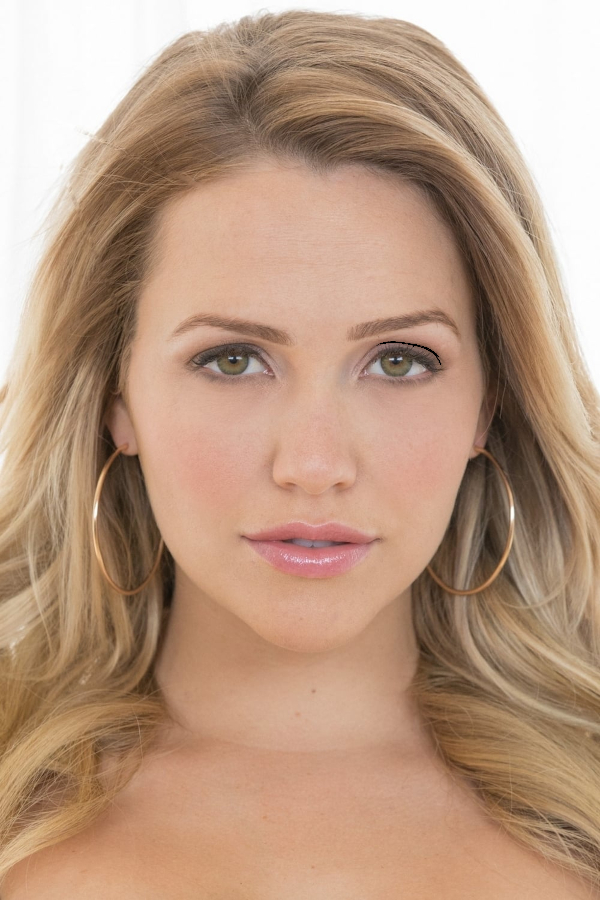
#> input picture project2/images/face01_o.jpeg, 600 x 900 px
$ jupyter execute handy_functions.ipynb
#> lines starting #> are read from the running program, lines starting #| are printed output that depends on the picture
[cell 1]
import cv2
import matplotlib.pyplot as plt

[cell 2]
img = cv2.cvtColor(cv2.imread('project2/images/face01_o.jpeg'), cv2.COLOR_BGR2RGB)
plt.imshow(img)

[cell 3]
# Zero Padding
padded = cv2.copyMakeBorder(img, 100, 100, 100, 100, cv2.BORDER_CONSTANT)
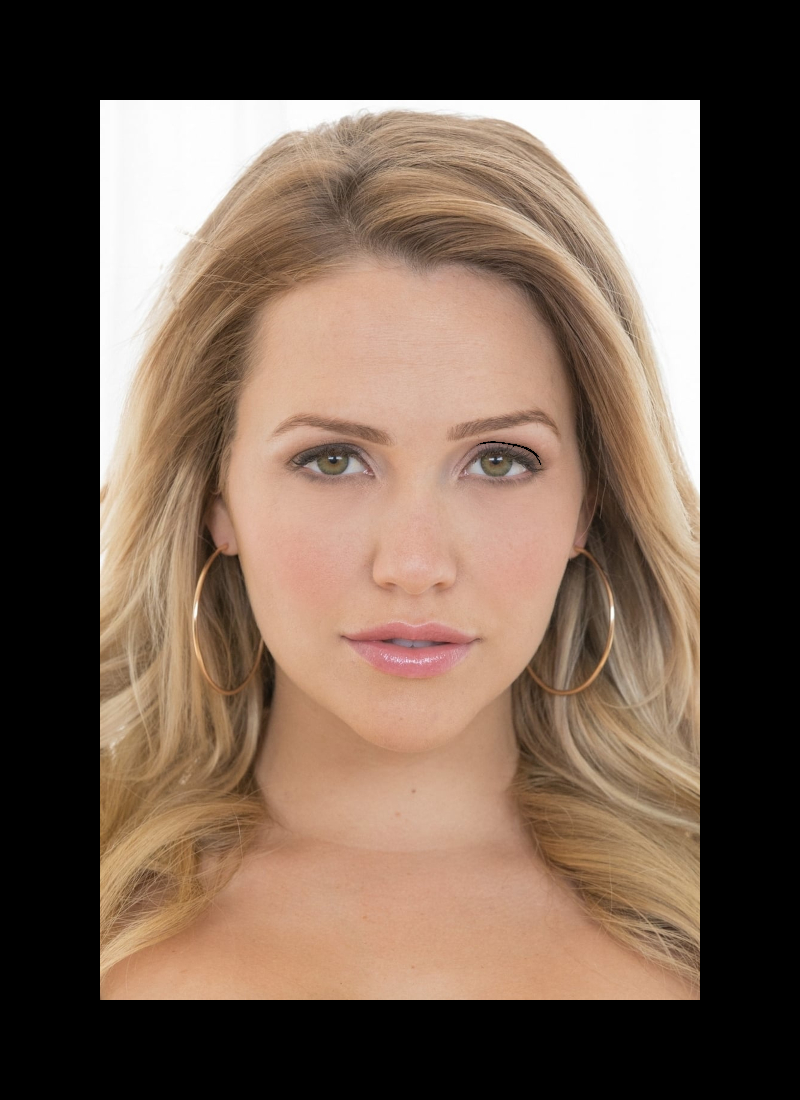
#> padded: shape (1100, 800, 3); mean R, G, B 113.5, 93.4, 79.2
plt.imshow(padded)

[cell 4]
# Rotation

def rotate(img, theta):
    # get the the center of the image
#> called with theta = 37
    (h, w) = img.shape[:2]
#> h = 900; w = 600
    (cX, cY) = (w // 2, h // 2)
#> cX = 300; cY = 450

    # rotate the image by theta degrees around the center of the image
    M = cv2.getRotationMatrix2D((cX, cY), theta, 1.0)
    rotated = cv2.warpAffine(img, M, (w, h))
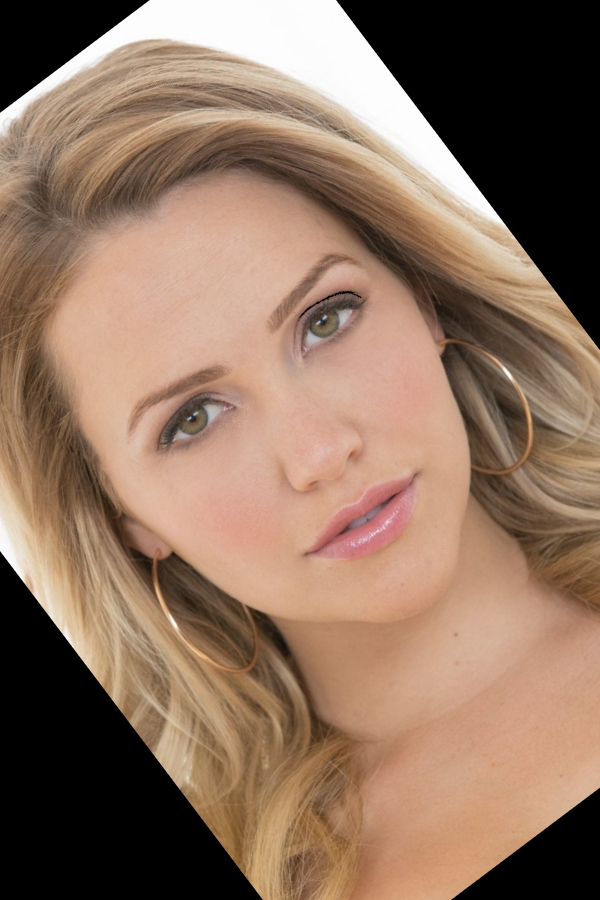
#> rotated: shape (900, 600, 3); mean R, G, B 143.3, 115.3, 96.3

    return rotated

$ run again, with project2/images/face02_o.jpeg copied over project2/images/face01_o.jpeg
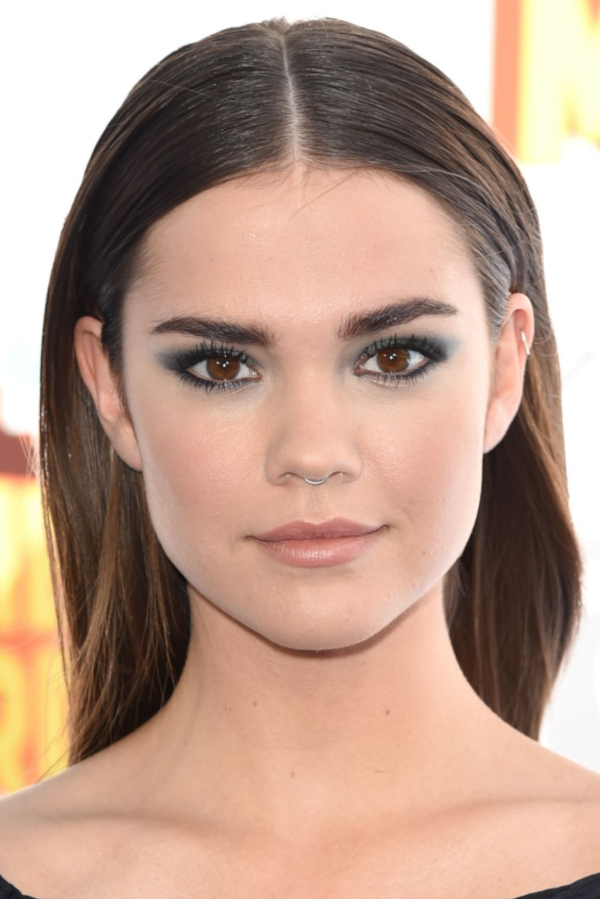
#> input picture project2/images/face02_o.jpeg, 600 x 900 px
#> `padded = cv2.copyMakeBorder(img, 100, 100, 100, 100, cv2.BORDER_CONSTA..`:
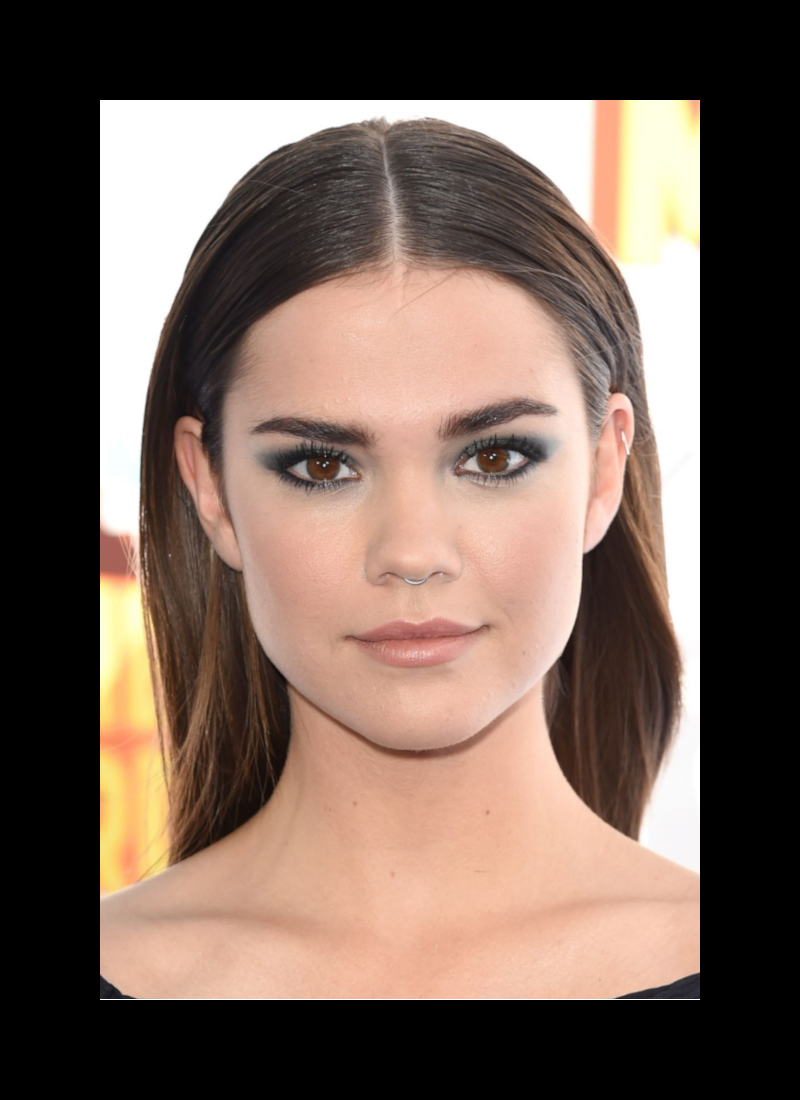
#> padded: shape (1100, 800, 3); mean R, G, B 115.4, 96.4, 86.1
#> in rotate, `rotated = cv2.warpAffine(img, M, (w, h))`:
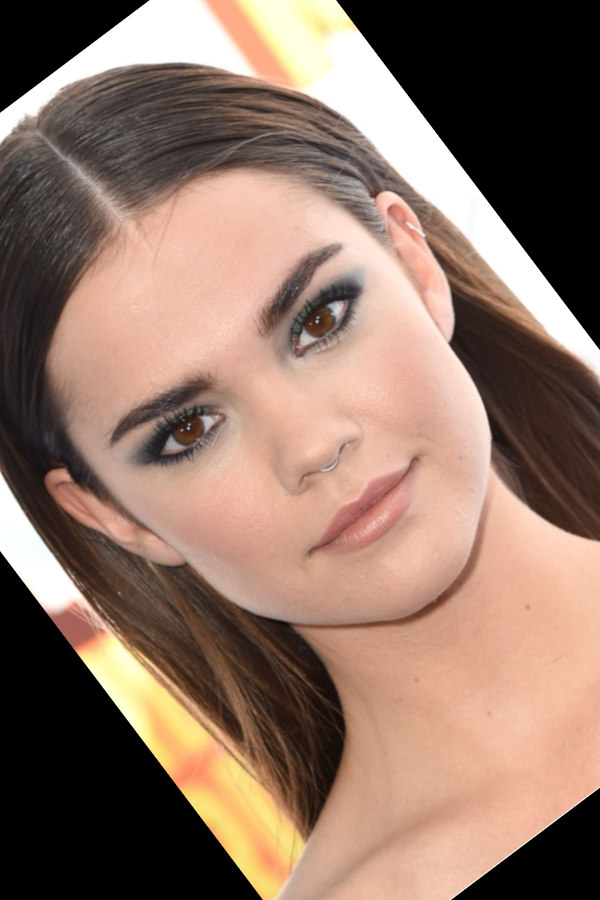
#> rotated: shape (900, 600, 3); mean R, G, B 144.2, 117.4, 103.1

$ run again, with project2/images/face03_o.jpeg copied over project2/images/face01_o.jpeg
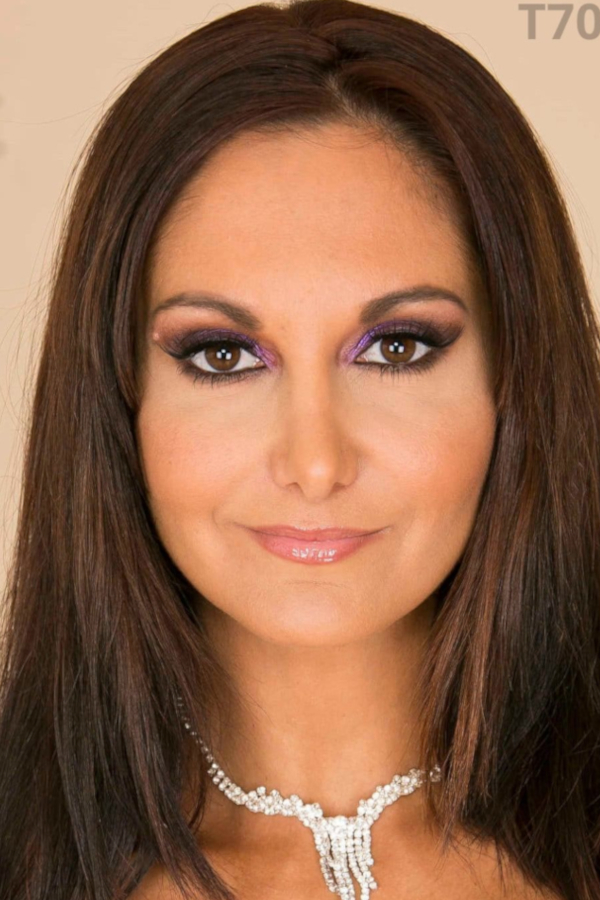
#> input picture project2/images/face03_o.jpeg, 600 x 900 px
#> `padded = cv2.copyMakeBorder(img, 100, 100, 100, 100, cv2.BORDER_CONSTA..`:
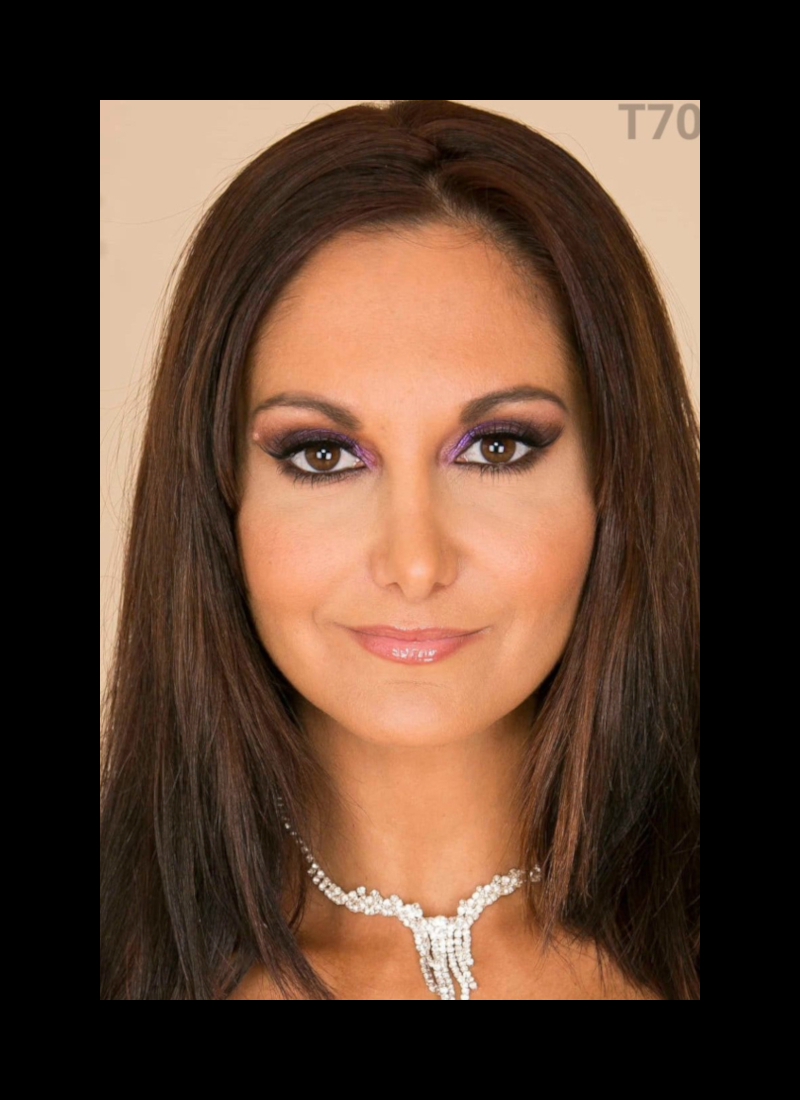
#> padded: shape (1100, 800, 3); mean R, G, B 86.1, 61.1, 45.7
#> in rotate, `rotated = cv2.warpAffine(img, M, (w, h))`:
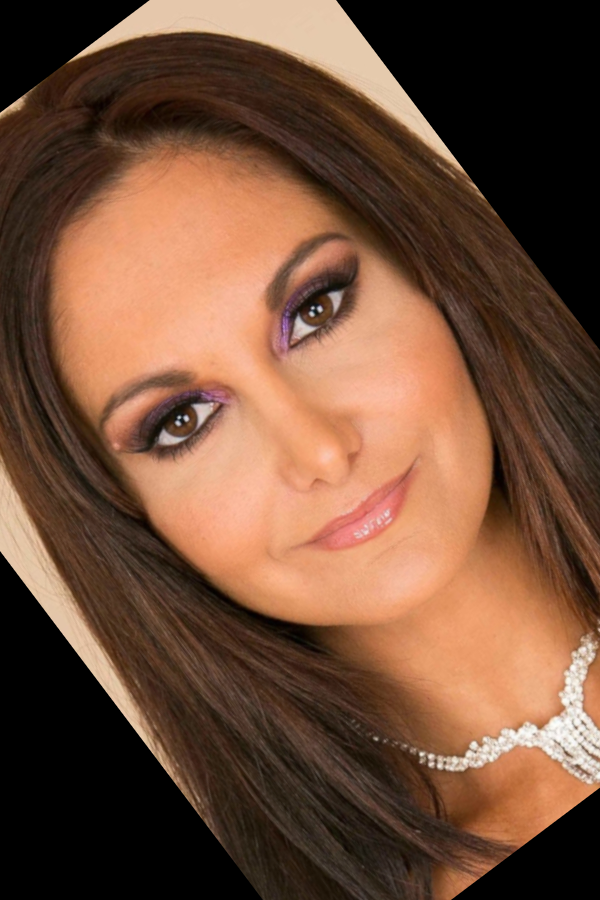
#> rotated: shape (900, 600, 3); mean R, G, B 113.7, 78.5, 57.7

$ run again, with project2/images/face04_o.jpeg copied over project2/images/face01_o.jpeg
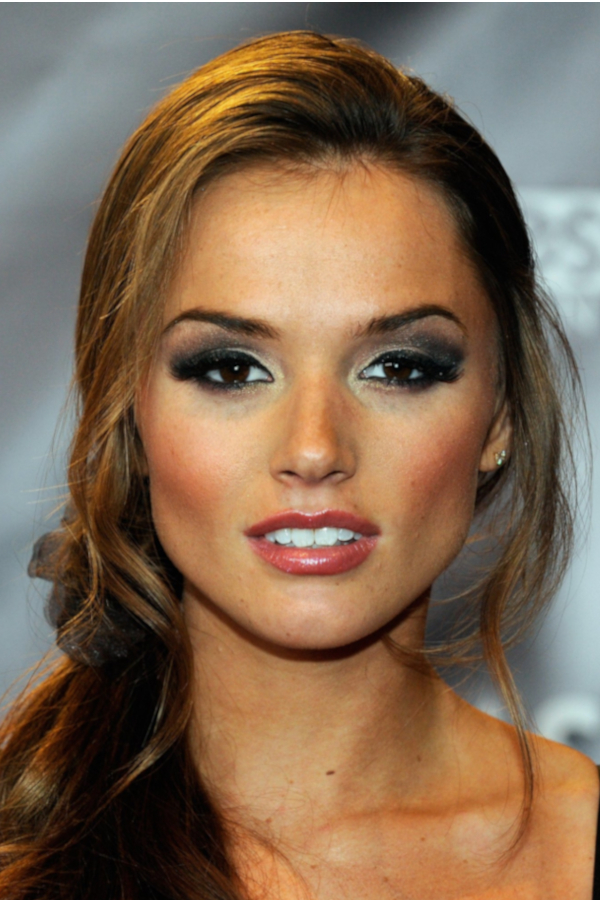
#> input picture project2/images/face04_o.jpeg, 600 x 900 px
#> `padded = cv2.copyMakeBorder(img, 100, 100, 100, 100, cv2.BORDER_CONSTA..`:
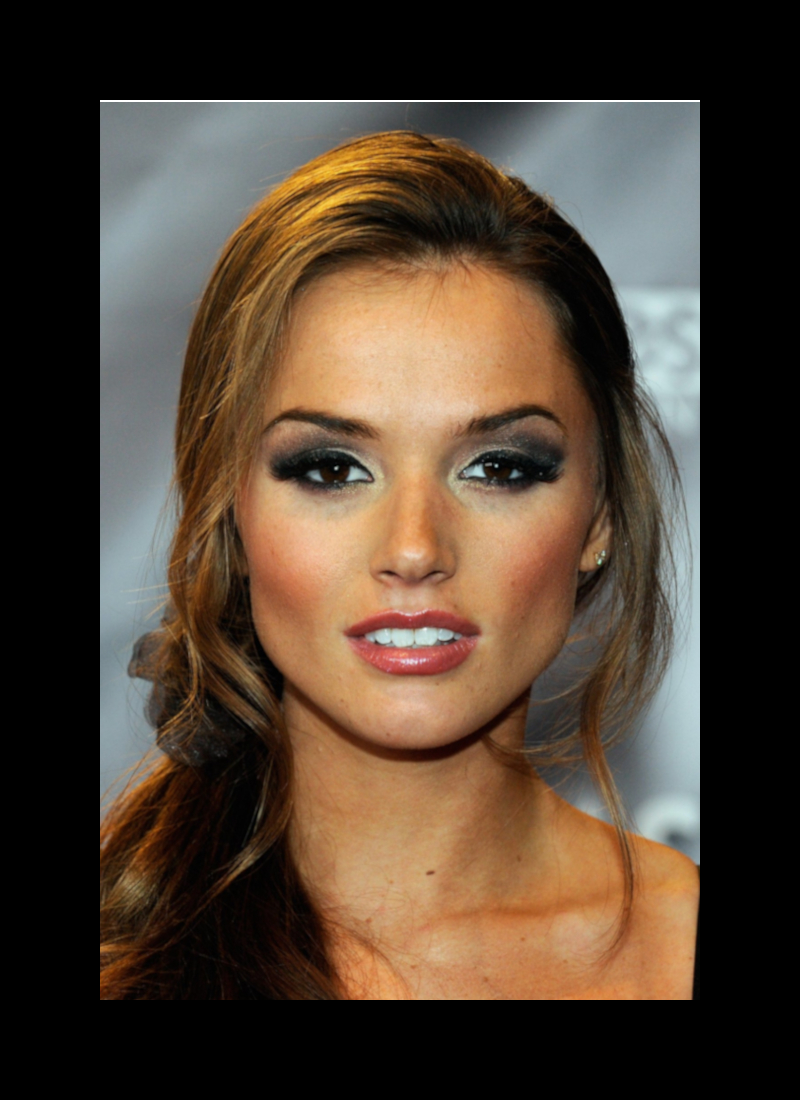
#> padded: shape (1100, 800, 3); mean R, G, B 79.5, 64.1, 50.3
#> in rotate, `rotated = cv2.warpAffine(img, M, (w, h))`:
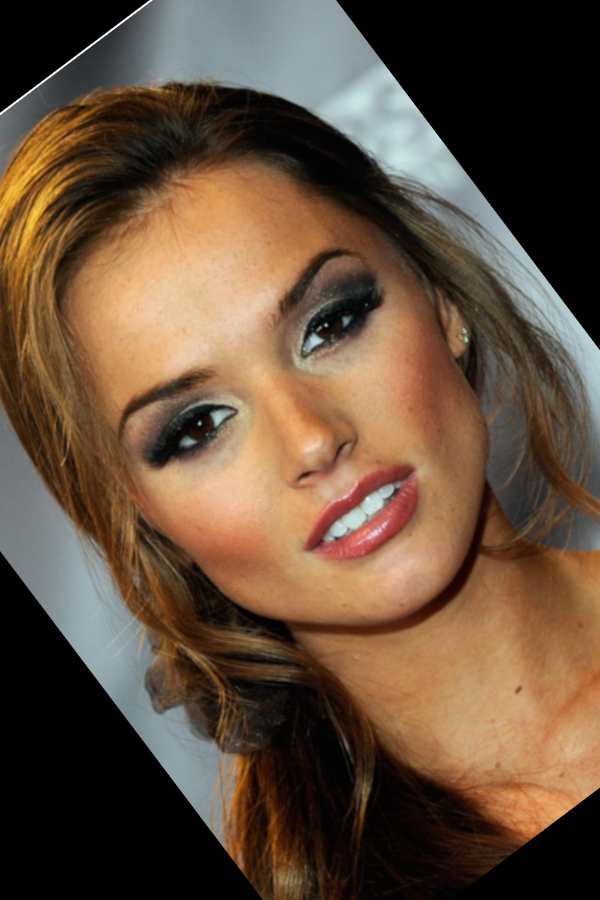
#> rotated: shape (900, 600, 3); mean R, G, B 100.6, 78.8, 59.8
